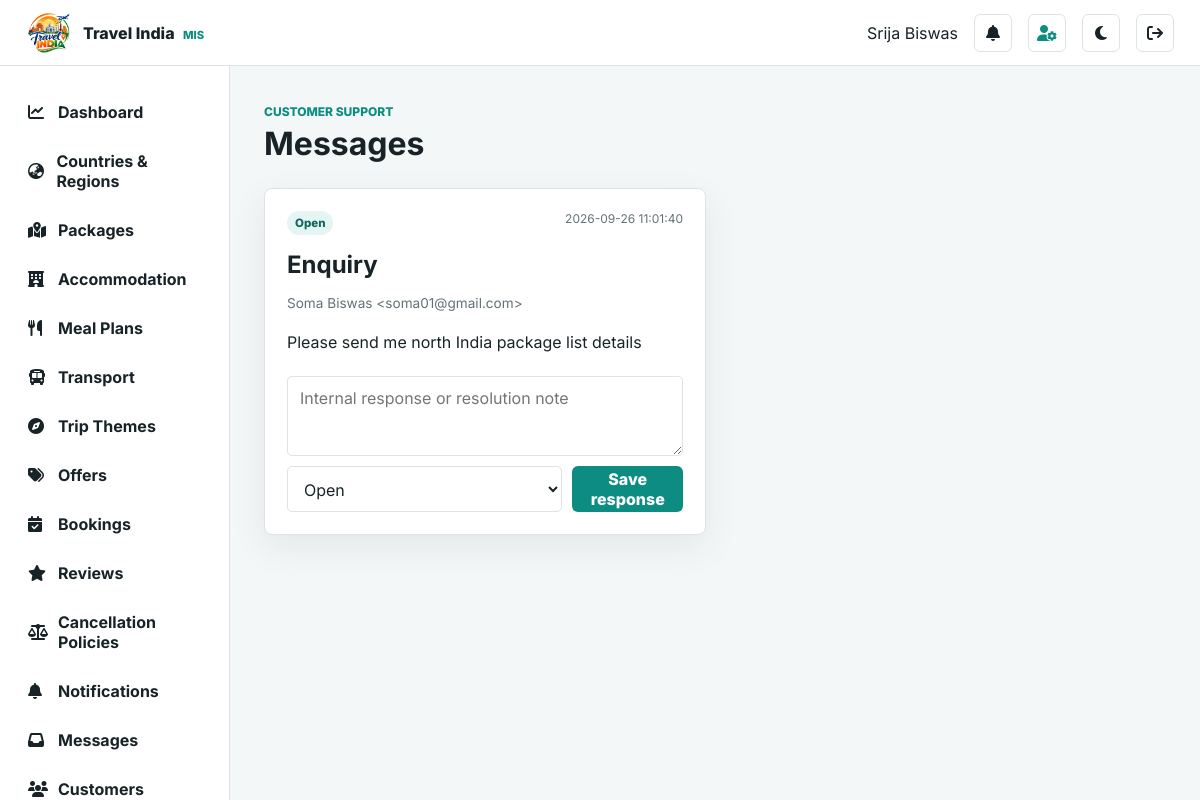
The page /admin/messages.php (signed in) on the database its author committed.
### tables this page shows
CREATE TABLE `message` (
  `id` int NOT NULL AUTO_INCREMENT,
  `email` varchar(500) NOT NULL,
  `fname` varchar(500) NOT NULL,
  `lname` varchar(500) NOT NULL,
  `sub` varchar(500) NOT NULL,
  `message` varchar(10000) NOT NULL,
  `status` varchar(30) NOT NULL DEFAULT 'open',
  `admin_response` text,
  `created_at` timestamp NOT NULL DEFAULT CURRENT_TIMESTAMP,
  `resolved_at` timestamp NULL DEFAULT NULL,
  UNIQUE KEY `id` (`id`)
);

### security.php (called while the page is built, shortened)
<?php
function e(mixed $value): string { return htmlspecialchars((string)$value, ENT_QUOTES, 'UTF-8'); }

### admin/messages.php (the view)
<?php require_once '_bootstrap.php';require_admin();$db=admin_db();if($_SERVER['REQUEST_METHOD']==='POST'){verify_csrf();$id=(int)$_POST['id'];$status=$_POST['status']==='resolved'?'resolved':'open';$response=trim($_POST['admin_response']??'');$resolved=$status==='resolved'?'NOW()':'NULL';$s=$db->prepare("UPDATE message SET status=?,admin_response=?,resolved_at=$resolved WHERE id=?");$s->bind_param('ssi',$status,$response,$id);$s->execute();admin_audit($db,'respond','message',(string)$id,$status);redirect_with_message('messages.php','Message updated.');}$messages=$db->query('SELECT * FROM message ORDER BY created_at DESC,id DESC');$pageTitle='Messages';include '_header.php';?><div class="page-head"><div><span>Customer support</span><h1>Messages</h1></div></div><section class="message-grid"><?php while($m=$messages->fetch_assoc()):?><article class="message-card"><div class="message-meta"><span class="pill"><?php echo e($m['status']);?></span><time><?php echo e($m['created_at']);?></time></div><h2><?php echo e($m['sub']);?></h2><p class="sender"><?php echo e($m['fname'].' '.$m['lname']);?> &lt;<?php echo e($m['email']);?>&gt;</p><p><?php echo nl2br(e($m['message']));?></p><form method="post"><?php echo csrf_input();?><input type="hidden" name="id" value="<?php echo (int)$m['id'];?>"><textarea name="admin_response" placeholder="Internal response or resolution note"><?php echo e($m['admin_response']);?></textarea><div><select name="status"><option value="open" <?php echo $m['status']==='open'?'selected':'';?>>Open</option><option value="resolved" <?php echo $m['status']==='resolved'?'selected':'';?>>Resolved</option></select><button>Save response</button></div></form></article><?php endwhile;?></section><?php include '_footer.php';?>

### css/admin.css (style rules this page uses)
:root { --ink:#172326;--muted:#637276;--page:#f4f7f7;--surface:#fff;--line:#dce4e5;--brand:#0d8d82;--brand-dark:#087167;--accent:#f59b35;--danger:#a93636;--shadow:0 12px 35px rgba(20,45,49,.08) }
* { box-sizing:border-box }
body { margin:0;background:var(--page);color:var(--ink);font-family:Inter,"Segoe UI",sans-serif }
button,input,select,textarea { font:inherit }
.page-head { display:flex;align-items:flex-end;justify-content:space-between;gap:20px;margin-bottom:25px }
.page-head>div>span { color:var(--brand);font-size:.75rem;font-weight:800;text-transform:uppercase }
.page-head h1 { margin:4px 0 0;font-size:2rem }
.primary-btn,.admin-form button,.message-card button,.auth-panel button { display:inline-flex;align-items:center;justify-content:center;gap:8px;min-height:42px;padding:0 16px;border:0;border-radius:6px;background:var(--brand);color:#fff;font-weight:800;cursor:pointer }
.panel,.message-card { margin-bottom:24px;border:1px solid var(--line);border-radius:8px;background:var(--surface);box-shadow:var(--shadow) }
.pill { display:inline-block;padding:5px 8px;border-radius:999px;background:#e5f5f3;color:#12665f;font-size:.72rem;font-weight:800;text-transform:capitalize }
.admin-form input,.admin-form select,.admin-form textarea,.auth-panel input,.inline-workflow input,.inline-workflow select,.message-card textarea,.message-card select { width:100%;padding:11px 12px;border:1px solid var(--line);border-radius:5px;background:#fff;color:var(--ink) }
.message-grid { display:grid;grid-template-columns:repeat(2,minmax(0,1fr));gap:18px }
.message-card { padding:22px }
.message-meta { display:flex;justify-content:space-between;color:var(--muted);font-size:.75rem }
.message-card h2 { margin:15px 0 5px }
.message-card p { line-height:1.6 }
.sender { color:var(--muted);font-size:.85rem }
.message-card form { display:grid;gap:10px;margin-top:20px }
.message-card textarea { min-height:80px;resize:vertical }
.message-card form div { display:flex;gap:10px }
:root { --admin-field-bg:var(--surface);--admin-sidebar-bg:var(--surface);--admin-sidebar-ink:var(--ink);--admin-sidebar-hover:var(--page);--admin-sidebar-active:var(--brand);--admin-soft-bg:#e5f5f3;--admin-soft-ink:#12665f;--admin-soft-border:#9ddbd4;--admin-danger-bg:#faeaea;--admin-danger-border:#e8b8b8 }
.admin-form input,.admin-form select,.admin-form textarea,.auth-panel input,.inline-workflow input,.inline-workflow select,.message-card textarea,.message-card select { background:var(--admin-field-bg) }
.pill,.admin-flash,.auth-password .password-toggle:hover,.country-item>i,.country-item>img { background:var(--admin-soft-bg);color:var(--admin-soft-ink) }
html { min-width:320px;background:var(--page) }
body { min-width:320px;overflow-x:hidden }
.admin-content>.panel,.admin-content>.report-grid,.admin-content>.message-grid,.admin-content>.booking-detail-grid { max-width:100% }

### rows shown on the page
message: status "Open", created_at "2026-09-26 11:01:40", sub "Enquiry", fname+lname "Soma Biswas", email "soma01@gmail.com", message "Please send me north India package list details"

### other values the page prints
$_SESSION['admin_name'] "Srija Biswas"
$item[1] "Dashboard"
$item[1] "Countries & Regions"
$item[1] "Packages"
$item[1] "Accommodation"
$item[1] "Meal Plans"
$item[1] "Transport"
$item[1] "Trip Themes"
$item[1] "Offers"
$item[1] "Bookings"
$item[1] "Reviews"
$item[1] "Cancellation Policies"
$item[1] "Notifications"
$item[1] "Messages"
$item[1] "Customers"
